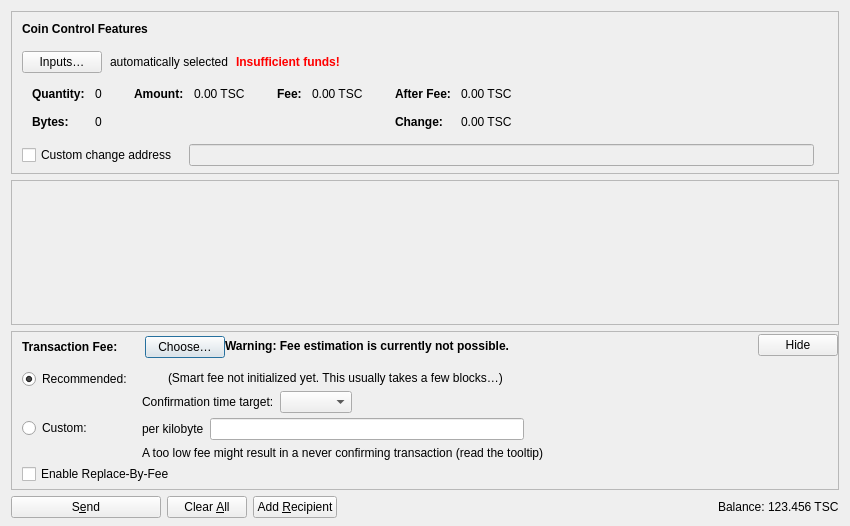
<?xml version="1.0" encoding="UTF-8"?>
<ui version="4.0">
 <class>SendCoinsDialog</class>
 <widget class="QDialog" name="SendCoinsDialog">
  <property name="geometry">
   <rect>
    <x>0</x>
    <y>0</y>
    <width>850</width>
    <height>526</height>
   </rect>
  </property>
  <property name="windowTitle">
   <string>Send Coins</string>
  </property>
  <layout class="QVBoxLayout" name="verticalLayout" stretch="0,1,0,0">
   <property name="bottomMargin">
    <number>8</number>
   </property>
   <item>
    <widget class="QFrame" name="frameCoinControl">
     <property name="sizePolicy">
      <sizepolicy hsizetype="Expanding" vsizetype="Expanding">
       <horstretch>0</horstretch>
       <verstretch>0</verstretch>
      </sizepolicy>
     </property>
     <property name="maximumSize">
      <size>
       <width>16777215</width>
       <height>16777215</height>
      </size>
     </property>
     <property name="frameShape">
      <enum>QFrame::StyledPanel</enum>
     </property>
     <property name="frameShadow">
      <enum>QFrame::Sunken</enum>
     </property>
     <layout class="QVBoxLayout" name="verticalLayoutCoinControl2">
      <property name="spacing">
       <number>0</number>
      </property>
      <property name="leftMargin">
       <number>0</number>
      </property>
      <property name="topMargin">
       <number>0</number>
      </property>
      <property name="rightMargin">
       <number>0</number>
      </property>
      <property name="bottomMargin">
       <number>6</number>
      </property>
      <item>
       <layout class="QVBoxLayout" name="verticalLayoutCoinControl" stretch="0,0,0,0,1">
        <property name="spacing">
         <number>0</number>
        </property>
        <property name="leftMargin">
         <number>10</number>
        </property>
        <property name="topMargin">
         <number>10</number>
        </property>
        <item>
         <layout class="QHBoxLayout" name="horizontalLayoutCoinControl1">
          <property name="bottomMargin">
           <number>15</number>
          </property>
          <item>
           <widget class="QLabel" name="labelCoinControlFeatures">
            <property name="sizePolicy">
             <sizepolicy hsizetype="Preferred" vsizetype="Maximum">
              <horstretch>0</horstretch>
              <verstretch>0</verstretch>
             </sizepolicy>
            </property>
            <property name="font">
             <font>
              <weight>75</weight>
              <bold>true</bold>
             </font>
            </property>
            <property name="styleSheet">
             <string notr="true">font-weight:bold;</string>
            </property>
            <property name="text">
             <string>Coin Control Features</string>
            </property>
           </widget>
          </item>
         </layout>
        </item>
        <item>
         <layout class="QHBoxLayout" name="horizontalLayoutCoinControl2" stretch="0,0,0,0">
          <property name="spacing">
           <number>8</number>
          </property>
          <property name="bottomMargin">
           <number>10</number>
          </property>
          <item>
           <widget class="QPushButton" name="pushButtonCoinControl">
            <property name="styleSheet">
             <string notr="true"/>
            </property>
            <property name="text">
             <string>Inputs…</string>
            </property>
            <property name="autoDefault">
             <bool>false</bool>
            </property>
           </widget>
          </item>
          <item>
           <widget class="QLabel" name="labelCoinControlAutomaticallySelected">
            <property name="text">
             <string>automatically selected</string>
            </property>
            <property name="margin">
             <number>5</number>
            </property>
           </widget>
          </item>
          <item>
           <widget class="QLabel" name="labelCoinControlInsuffFunds">
            <property name="font">
             <font>
              <weight>75</weight>
              <bold>true</bold>
             </font>
            </property>
            <property name="styleSheet">
             <string notr="true">color:red;font-weight:bold;</string>
            </property>
            <property name="text">
             <string>Insufficient funds!</string>
            </property>
            <property name="margin">
             <number>5</number>
            </property>
           </widget>
          </item>
          <item>
           <spacer name="horizontalSpacerCoinControl">
            <property name="orientation">
             <enum>Qt::Horizontal</enum>
            </property>
            <property name="sizeHint" stdset="0">
             <size>
              <width>40</width>
              <height>1</height>
             </size>
            </property>
           </spacer>
          </item>
         </layout>
        </item>
        <item>
         <widget class="QWidget" name="widgetCoinControl" native="true">
          <property name="sizePolicy">
           <sizepolicy hsizetype="Preferred" vsizetype="Preferred">
            <horstretch>0</horstretch>
            <verstretch>0</verstretch>
           </sizepolicy>
          </property>
          <property name="minimumSize">
           <size>
            <width>0</width>
            <height>0</height>
           </size>
          </property>
          <property name="styleSheet">
           <string notr="true"/>
          </property>
          <layout class="QHBoxLayout" name="horizontalLayoutCoinControl5">
           <property name="leftMargin">
            <number>0</number>
           </property>
           <property name="topMargin">
            <number>0</number>
           </property>
           <property name="rightMargin">
            <number>0</number>
           </property>
           <property name="bottomMargin">
            <number>0</number>
           </property>
           <item>
            <layout class="QHBoxLayout" name="horizontalLayoutCoinControl3" stretch="0,0,0,1">
             <property name="spacing">
              <number>20</number>
             </property>
             <property name="topMargin">
              <number>0</number>
             </property>
             <property name="bottomMargin">
              <number>10</number>
             </property>
             <item>
              <layout class="QFormLayout" name="formLayoutCoinControl1">
               <property name="labelAlignment">
                <set>Qt::AlignLeft|Qt::AlignVCenter</set>
               </property>
               <property name="horizontalSpacing">
                <number>10</number>
               </property>
               <property name="verticalSpacing">
                <number>14</number>
               </property>
               <property name="leftMargin">
                <number>10</number>
               </property>
               <property name="topMargin">
                <number>4</number>
               </property>
               <property name="rightMargin">
                <number>6</number>
               </property>
               <item row="0" column="0">
                <widget class="QLabel" name="labelCoinControlQuantityText">
                 <property name="font">
                  <font>
                   <weight>75</weight>
                   <bold>true</bold>
                  </font>
                 </property>
                 <property name="text">
                  <string>Quantity:</string>
                 </property>
                 <property name="margin">
                  <number>0</number>
                 </property>
                </widget>
               </item>
               <item row="0" column="1">
                <widget class="QLabel" name="labelCoinControlQuantity">
                 <property name="cursor">
                  <cursorShape>IBeamCursor</cursorShape>
                 </property>
                 <property name="contextMenuPolicy">
                  <enum>Qt::ActionsContextMenu</enum>
                 </property>
                 <property name="text">
                  <string notr="true">0</string>
                 </property>
                 <property name="margin">
                  <number>0</number>
                 </property>
                 <property name="textInteractionFlags">
                  <set>Qt::LinksAccessibleByMouse|Qt::TextSelectableByKeyboard|Qt::TextSelectableByMouse</set>
                 </property>
                </widget>
               </item>
               <item row="1" column="0">
                <widget class="QLabel" name="labelCoinControlBytesText">
                 <property name="font">
                  <font>
                   <weight>75</weight>
                   <bold>true</bold>
                  </font>
                 </property>
                 <property name="text">
                  <string>Bytes:</string>
                 </property>
                </widget>
               </item>
               <item row="1" column="1">
                <widget class="QLabel" name="labelCoinControlBytes">
                 <property name="cursor">
                  <cursorShape>IBeamCursor</cursorShape>
                 </property>
                 <property name="contextMenuPolicy">
                  <enum>Qt::ActionsContextMenu</enum>
                 </property>
                 <property name="text">
                  <string notr="true">0</string>
                 </property>
                 <property name="textInteractionFlags">
                  <set>Qt::LinksAccessibleByMouse|Qt::TextSelectableByKeyboard|Qt::TextSelectableByMouse</set>
                 </property>
                </widget>
               </item>
              </layout>
             </item>
             <item>
              <layout class="QFormLayout" name="formLayoutCoinControl2">
               <property name="horizontalSpacing">
                <number>10</number>
               </property>
               <property name="verticalSpacing">
                <number>14</number>
               </property>
               <property name="leftMargin">
                <number>6</number>
               </property>
               <property name="topMargin">
                <number>4</number>
               </property>
               <property name="rightMargin">
                <number>6</number>
               </property>
               <item row="0" column="0">
                <widget class="QLabel" name="labelCoinControlAmountText">
                 <property name="font">
                  <font>
                   <weight>75</weight>
                   <bold>true</bold>
                  </font>
                 </property>
                 <property name="text">
                  <string>Amount:</string>
                 </property>
                 <property name="margin">
                  <number>0</number>
                 </property>
                </widget>
               </item>
               <item row="0" column="1">
                <widget class="QLabel" name="labelCoinControlAmount">
                 <property name="cursor">
                  <cursorShape>IBeamCursor</cursorShape>
                 </property>
                 <property name="contextMenuPolicy">
                  <enum>Qt::ActionsContextMenu</enum>
                 </property>
                 <property name="text">
                  <string notr="true">0.00 TSC</string>
                 </property>
                 <property name="textInteractionFlags">
                  <set>Qt::LinksAccessibleByMouse|Qt::TextSelectableByKeyboard|Qt::TextSelectableByMouse</set>
                 </property>
                </widget>
               </item>
              </layout>
             </item>
             <item>
              <layout class="QFormLayout" name="formLayoutCoinControl3">
               <property name="horizontalSpacing">
                <number>10</number>
               </property>
               <property name="verticalSpacing">
                <number>14</number>
               </property>
               <property name="leftMargin">
                <number>6</number>
               </property>
               <property name="topMargin">
                <number>4</number>
               </property>
               <property name="rightMargin">
                <number>6</number>
               </property>
               <item row="0" column="0">
                <widget class="QLabel" name="labelCoinControlFeeText">
                 <property name="font">
                  <font>
                   <weight>75</weight>
                   <bold>true</bold>
                  </font>
                 </property>
                 <property name="text">
                  <string>Fee:</string>
                 </property>
                 <property name="margin">
                  <number>0</number>
                 </property>
                </widget>
               </item>
               <item row="0" column="1">
                <widget class="QLabel" name="labelCoinControlFee">
                 <property name="cursor">
                  <cursorShape>IBeamCursor</cursorShape>
                 </property>
                 <property name="contextMenuPolicy">
                  <enum>Qt::ActionsContextMenu</enum>
                 </property>
                 <property name="text">
                  <string notr="true">0.00 TSC</string>
                 </property>
                 <property name="textInteractionFlags">
                  <set>Qt::LinksAccessibleByMouse|Qt::TextSelectableByKeyboard|Qt::TextSelectableByMouse</set>
                 </property>
                </widget>
               </item>
              </layout>
             </item>
             <item>
              <layout class="QFormLayout" name="formLayoutCoinControl4">
               <property name="labelAlignment">
                <set>Qt::AlignLeft|Qt::AlignVCenter</set>
               </property>
               <property name="horizontalSpacing">
                <number>10</number>
               </property>
               <property name="verticalSpacing">
                <number>14</number>
               </property>
               <property name="leftMargin">
                <number>6</number>
               </property>
               <property name="topMargin">
                <number>4</number>
               </property>
               <property name="rightMargin">
                <number>6</number>
               </property>
               <item row="0" column="0">
                <widget class="QLabel" name="labelCoinControlAfterFeeText">
                 <property name="font">
                  <font>
                   <weight>75</weight>
                   <bold>true</bold>
                  </font>
                 </property>
                 <property name="text">
                  <string>After Fee:</string>
                 </property>
                 <property name="margin">
                  <number>0</number>
                 </property>
                </widget>
               </item>
               <item row="0" column="1">
                <widget class="QLabel" name="labelCoinControlAfterFee">
                 <property name="cursor">
                  <cursorShape>IBeamCursor</cursorShape>
                 </property>
                 <property name="contextMenuPolicy">
                  <enum>Qt::ActionsContextMenu</enum>
                 </property>
                 <property name="text">
                  <string notr="true">0.00 TSC</string>
                 </property>
                 <property name="textInteractionFlags">
                  <set>Qt::LinksAccessibleByMouse|Qt::TextSelectableByKeyboard|Qt::TextSelectableByMouse</set>
                 </property>
                </widget>
               </item>
               <item row="1" column="0">
                <widget class="QLabel" name="labelCoinControlChangeText">
                 <property name="font">
                  <font>
                   <weight>75</weight>
                   <bold>true</bold>
                  </font>
                 </property>
                 <property name="text">
                  <string>Change:</string>
                 </property>
                </widget>
               </item>
               <item row="1" column="1">
                <widget class="QLabel" name="labelCoinControlChange">
                 <property name="cursor">
                  <cursorShape>IBeamCursor</cursorShape>
                 </property>
                 <property name="contextMenuPolicy">
                  <enum>Qt::ActionsContextMenu</enum>
                 </property>
                 <property name="text">
                  <string notr="true">0.00 TSC</string>
                 </property>
                 <property name="textInteractionFlags">
                  <set>Qt::LinksAccessibleByMouse|Qt::TextSelectableByKeyboard|Qt::TextSelectableByMouse</set>
                 </property>
                </widget>
               </item>
              </layout>
             </item>
            </layout>
           </item>
          </layout>
         </widget>
        </item>
        <item>
         <layout class="QHBoxLayout" name="horizontalLayoutCoinControl4" stretch="0,0,0">
          <property name="spacing">
           <number>12</number>
          </property>
          <property name="sizeConstraint">
           <enum>QLayout::SetDefaultConstraint</enum>
          </property>
          <property name="topMargin">
           <number>5</number>
          </property>
          <property name="rightMargin">
           <number>5</number>
          </property>
          <item>
           <widget class="QCheckBox" name="checkBoxCoinControlChange">
            <property name="toolTip">
             <string>If this is activated, but the change address is empty or invalid, change will be sent to a newly generated address.</string>
            </property>
            <property name="text">
             <string>Custom change address</string>
            </property>
           </widget>
          </item>
          <item>
           <widget class="QValidatedLineEdit" name="lineEditCoinControlChange">
            <property name="enabled">
             <bool>false</bool>
            </property>
            <property name="sizePolicy">
             <sizepolicy hsizetype="Expanding" vsizetype="Fixed">
              <horstretch>0</horstretch>
              <verstretch>0</verstretch>
             </sizepolicy>
            </property>
           </widget>
          </item>
          <item>
           <widget class="QLabel" name="labelCoinControlChangeLabel">
            <property name="sizePolicy">
             <sizepolicy hsizetype="Preferred" vsizetype="Expanding">
              <horstretch>0</horstretch>
              <verstretch>0</verstretch>
             </sizepolicy>
            </property>
            <property name="minimumSize">
             <size>
              <width>0</width>
              <height>0</height>
             </size>
            </property>
            <property name="text">
             <string/>
            </property>
            <property name="margin">
             <number>3</number>
            </property>
           </widget>
          </item>
         </layout>
        </item>
        <item>
         <spacer name="verticalSpacerCoinControl">
          <property name="orientation">
           <enum>Qt::Vertical</enum>
          </property>
          <property name="sizeHint" stdset="0">
           <size>
            <width>800</width>
            <height>1</height>
           </size>
          </property>
         </spacer>
        </item>
       </layout>
      </item>
     </layout>
    </widget>
   </item>
   <item>
    <widget class="QScrollArea" name="scrollArea">
     <property name="widgetResizable">
      <bool>true</bool>
     </property>
     <widget class="QWidget" name="scrollAreaWidgetContents">
      <property name="geometry">
       <rect>
        <x>0</x>
        <y>0</y>
        <width>830</width>
        <height>104</height>
       </rect>
      </property>
      <layout class="QVBoxLayout" name="verticalLayout_2" stretch="0,1">
       <property name="leftMargin">
        <number>0</number>
       </property>
       <property name="topMargin">
        <number>0</number>
       </property>
       <property name="rightMargin">
        <number>0</number>
       </property>
       <property name="bottomMargin">
        <number>0</number>
       </property>
       <item>
        <layout class="QVBoxLayout" name="entries">
         <property name="spacing">
          <number>6</number>
         </property>
        </layout>
       </item>
       <item>
        <spacer name="verticalSpacer">
         <property name="orientation">
          <enum>Qt::Vertical</enum>
         </property>
         <property name="sizeHint" stdset="0">
          <size>
           <width>20</width>
           <height>40</height>
          </size>
         </property>
        </spacer>
       </item>
      </layout>
     </widget>
    </widget>
   </item>
   <item>
    <widget class="QFrame" name="frameFee">
     <property name="sizePolicy">
      <sizepolicy hsizetype="Expanding" vsizetype="Expanding">
       <horstretch>0</horstretch>
       <verstretch>0</verstretch>
      </sizepolicy>
     </property>
     <property name="maximumSize">
      <size>
       <width>16777215</width>
       <height>16777215</height>
      </size>
     </property>
     <property name="frameShape">
      <enum>QFrame::StyledPanel</enum>
     </property>
     <property name="frameShadow">
      <enum>QFrame::Sunken</enum>
     </property>
     <layout class="QVBoxLayout" name="verticalLayoutFee1">
      <property name="spacing">
       <number>0</number>
      </property>
      <property name="leftMargin">
       <number>0</number>
      </property>
      <property name="topMargin">
       <number>0</number>
      </property>
      <property name="rightMargin">
       <number>0</number>
      </property>
      <property name="bottomMargin">
       <number>0</number>
      </property>
      <item>
       <layout class="QVBoxLayout" name="verticalLayoutFee2" stretch="0,0,0">
        <property name="spacing">
         <number>0</number>
        </property>
        <property name="leftMargin">
         <number>10</number>
        </property>
        <property name="topMargin">
         <number>0</number>
        </property>
        <item>
         <layout class="QHBoxLayout" name="horizontalLayoutFee1">
          <property name="bottomMargin">
           <number>0</number>
          </property>
          <item>
           <layout class="QVBoxLayout" name="verticalLayoutFee7">
            <property name="spacing">
             <number>0</number>
            </property>
            <item>
             <spacer name="verticalSpacerSmartFee">
              <property name="orientation">
               <enum>Qt::Vertical</enum>
              </property>
              <property name="sizeType">
               <enum>QSizePolicy::Fixed</enum>
              </property>
              <property name="sizeHint" stdset="0">
               <size>
                <width>1</width>
                <height>4</height>
               </size>
              </property>
             </spacer>
            </item>
            <item>
             <layout class="QHBoxLayout" name="horizontalLayoutSmartFee">
              <property name="spacing">
               <number>10</number>
              </property>
              <item>
               <widget class="QLabel" name="labelFeeHeadline">
                <property name="sizePolicy">
                 <sizepolicy hsizetype="Preferred" vsizetype="Maximum">
                  <horstretch>0</horstretch>
                  <verstretch>0</verstretch>
                 </sizepolicy>
                </property>
                <property name="font">
                 <font>
                  <weight>75</weight>
                  <bold>true</bold>
                 </font>
                </property>
                <property name="styleSheet">
                 <string notr="true">font-weight:bold;</string>
                </property>
                <property name="text">
                 <string>Transaction Fee:</string>
                </property>
               </widget>
              </item>
              <item>
               <widget class="QLabel" name="labelFeeMinimized">
                <property name="text">
                 <string/>
                </property>
               </widget>
              </item>
              <item>
               <widget class="QPushButton" name="buttonChooseFee">
                <property name="text">
                 <string>Choose…</string>
                </property>
               </widget>
              </item>
             </layout>
            </item>
            <item>
             <spacer name="verticalSpacer_5">
              <property name="orientation">
               <enum>Qt::Vertical</enum>
              </property>
              <property name="sizeHint" stdset="0">
               <size>
                <width>1</width>
                <height>1</height>
               </size>
              </property>
             </spacer>
            </item>
           </layout>
          </item>
          <item>
           <widget class="QLabel" name="fallbackFeeWarningLabel">
            <property name="toolTip">
             <string>Using the fallbackfee can result in sending a transaction that will take several hours or days (or never) to confirm. Consider choosing your fee manually or wait until you have validated the complete chain.</string>
            </property>
            <property name="font">
            <font>
                <weight>75</weight>
                <bold>true</bold>
            </font>
            </property>
            <property name="text">
             <string>Warning: Fee estimation is currently not possible.</string>
            </property>
            <property name="wordWrap">
             <bool>false</bool>
            </property>
           </widget>
          </item>
          <item>
           <spacer name="horizontalSpacer_4">
            <property name="orientation">
             <enum>Qt::Horizontal</enum>
            </property>
            <property name="sizeType">
             <enum>QSizePolicy::MinimumExpanding</enum>
            </property>
            <property name="sizeHint" stdset="0">
             <size>
              <width>40</width>
              <height>20</height>
             </size>
            </property>
           </spacer>
          </item>
          <item>
           <widget class="QPushButton" name="buttonMinimizeFee">
            <property name="toolTip">
             <string>Hide transaction fee settings</string>
            </property>
            <property name="text">
             <string>Hide</string>
            </property>
           </widget>
          </item>
         </layout>
        </item>
        <item>
         <widget class="QFrame" name="frameFeeSelection">
          <layout class="QVBoxLayout" name="verticalLayoutFee12">
           <property name="spacing">
            <number>0</number>
           </property>
           <property name="leftMargin">
            <number>0</number>
           </property>
           <property name="topMargin">
            <number>0</number>
           </property>
           <property name="rightMargin">
            <number>0</number>
           </property>
           <property name="bottomMargin">
            <number>0</number>
           </property>
           <item>
            <layout class="QGridLayout" name="gridLayoutFee">
             <property name="topMargin">
              <number>10</number>
             </property>
             <property name="bottomMargin">
              <number>4</number>
             </property>
             <property name="horizontalSpacing">
              <number>10</number>
             </property>
             <property name="verticalSpacing">
              <number>4</number>
             </property>
             <item row="1" column="1">
              <layout class="QVBoxLayout" name="verticalLayoutFee8">
               <property name="spacing">
                <number>6</number>
               </property>
               <item>
                <layout class="QHBoxLayout" name="horizontalLayoutFee13">
                 <item>
                  <widget class="QLabel" name="labelCustomPerKilobyte">
                   <property name="toolTip">
                    <string>Specify a custom fee per kB (1,000 bytes) of the transaction's virtual size.

Note:  Since the fee is calculated on a per-byte basis, a fee rate of "100 satoshis per kvB" for a transaction size of 500 virtual bytes (half of 1 kvB) would ultimately yield a fee of only 50 satoshis.</string>
                   </property>
                   <property name="text">
                    <string>per kilobyte</string>
                   </property>
                  </widget>
                 </item>
                 <item>
                  <widget class="BitcoinAmountField" name="customFee"/>
                 </item>
                 <item>
                  <spacer name="horizontalSpacer_6">
                   <property name="orientation">
                    <enum>Qt::Horizontal</enum>
                   </property>
                   <property name="sizeHint" stdset="0">
                    <size>
                     <width>1</width>
                     <height>1</height>
                    </size>
                   </property>
                  </spacer>
                 </item>
                </layout>
               </item>
               <item>
                <layout class="QHBoxLayout" name="horizontalLayoutFee8">
                 <item>
                  <widget class="QLabel" name="labelCustomFeeWarning">
                   <property name="enabled">
                    <bool>true</bool>
                   </property>
                   <property name="toolTip">
                    <string>When there is less transaction volume than space in the blocks, miners as well as relaying nodes may enforce a minimum fee. Paying only this minimum fee is just fine, but be aware that this can result in a never confirming transaction once there is more demand for bitcoin transactions than the network can process.</string>
                   </property>
                   <property name="text">
                    <string>A too low fee might result in a never confirming transaction (read the tooltip)</string>
                   </property>
                  </widget>
                 </item>
                 <item>
                  <spacer name="horizontalSpacer_2">
                   <property name="orientation">
                    <enum>Qt::Horizontal</enum>
                   </property>
                   <property name="sizeHint" stdset="0">
                    <size>
                     <width>1</width>
                     <height>1</height>
                    </size>
                   </property>
                  </spacer>
                 </item>
                </layout>
               </item>
              </layout>
             </item>
             <item row="0" column="0">
              <layout class="QVBoxLayout" name="verticalLayoutFee4" stretch="0,1">
               <item>
                <widget class="QRadioButton" name="radioSmartFee">
                 <property name="text">
                  <string>Recommended:</string>
                 </property>
                 <property name="checked">
                  <bool>true</bool>
                 </property>
                 <attribute name="buttonGroup">
                  <string notr="true">groupFee</string>
                 </attribute>
                </widget>
               </item>
               <item>
                <spacer name="verticalSpacer_2">
                 <property name="orientation">
                  <enum>Qt::Vertical</enum>
                 </property>
                 <property name="sizeHint" stdset="0">
                  <size>
                   <width>1</width>
                   <height>1</height>
                  </size>
                 </property>
                </spacer>
               </item>
              </layout>
             </item>
             <item row="1" column="0">
              <layout class="QVBoxLayout" name="verticalLayoutFee9" stretch="0,1">
               <item>
                <widget class="QRadioButton" name="radioCustomFee">
                 <property name="text">
                  <string>Custom:</string>
                 </property>
                 <attribute name="buttonGroup">
                  <string notr="true">groupFee</string>
                 </attribute>
                </widget>
               </item>
               <item>
                <spacer name="verticalSpacer_6">
                 <property name="orientation">
                  <enum>Qt::Vertical</enum>
                 </property>
                 <property name="sizeHint" stdset="0">
                  <size>
                   <width>1</width>
                   <height>1</height>
                  </size>
                 </property>
                </spacer>
               </item>
              </layout>
             </item>
             <item row="0" column="1">
              <layout class="QVBoxLayout" name="verticalLayoutFee3" stretch="0,0,1">
               <property name="spacing">
                <number>6</number>
               </property>
               <property name="topMargin">
                <number>2</number>
               </property>
               <item>
                <layout class="QHBoxLayout" name="horizontalLayoutFee12">
                 <item>
                  <widget class="QLabel" name="labelSmartFee">
                   <property name="text">
                    <string/>
                   </property>
                  </widget>
                 </item>
                 <item>
                  <widget class="QLabel" name="labelFeeEstimation">
                   <property name="text">
                    <string/>
                   </property>
                  </widget>
                 </item>
                 <item>
                  <widget class="QLabel" name="labelSmartFee2">
                   <property name="text">
                    <string>(Smart fee not initialized yet. This usually takes a few blocks…)</string>
                   </property>
                  </widget>
                 </item>
                 <item>
                  <spacer name="horizontalSpacer_5">
                   <property name="orientation">
                    <enum>Qt::Horizontal</enum>
                   </property>
                   <property name="sizeHint" stdset="0">
                    <size>
                     <width>1</width>
                     <height>1</height>
                    </size>
                   </property>
                  </spacer>
                 </item>
                </layout>
               </item>
               <item>
                <layout class="QHBoxLayout" name="horizontalLayoutFee9">
                 <item>
                  <layout class="QVBoxLayout" name="verticalLayoutFee6">
                   <item>
                    <widget class="QLabel" name="labelSmartFee3">
                     <property name="text">
                      <string>Confirmation time target:</string>
                     </property>
                    </widget>
                   </item>
                  </layout>
                 </item>
                 <item>
                  <layout class="QVBoxLayout" name="verticalLayoutFee5">
                   <property name="rightMargin">
                    <number>30</number>
                   </property>
                   <item>
                    <layout class="QHBoxLayout" name="horizontalLayoutConfTarget">
                     <property name="bottomMargin">
                      <number>0</number>
                     </property>
                     <item>
                      <widget class="QComboBox" name="confTargetSelector"/>
                     </item>
                     <item>
                      <spacer name="horizontalSpacerConfTarget">
                       <property name="orientation">
                        <enum>Qt::Horizontal</enum>
                       </property>
                       <property name="sizeHint" stdset="0">
                        <size>
                         <width>40</width>
                         <height>20</height>
                        </size>
                       </property>
                      </spacer>
                     </item>
                    </layout>
                   </item>
                  </layout>
                 </item>
                </layout>
               </item>
               <item>
                <spacer name="verticalSpacer_4">
                 <property name="orientation">
                  <enum>Qt::Vertical</enum>
                 </property>
                 <property name="sizeHint" stdset="0">
                  <size>
                   <width>1</width>
                   <height>1</height>
                  </size>
                 </property>
                </spacer>
               </item>
              </layout>
             </item>
            </layout>
           </item>
           <item>
            <widget class="QCheckBox" name="optInRBF">
             <property name="text">
              <string>Enable Replace-By-Fee</string>
             </property>
             <property name="toolTip">
              <string>With Replace-By-Fee (BIP-125) you can increase a transaction's fee after it is sent. Without this, a higher fee may be recommended to compensate for increased transaction delay risk.</string>
             </property>
            </widget>
           </item>
          </layout>
         </widget>
        </item>
        <item>
         <spacer name="verticalSpacerFee">
          <property name="orientation">
           <enum>Qt::Vertical</enum>
          </property>
          <property name="sizeHint" stdset="0">
           <size>
            <width>40</width>
            <height>5</height>
           </size>
          </property>
         </spacer>
        </item>
       </layout>
      </item>
     </layout>
    </widget>
   </item>
   <item>
    <layout class="QHBoxLayout" name="horizontalLayout">
     <item>
      <widget class="QPushButton" name="sendButton">
       <property name="minimumSize">
        <size>
         <width>150</width>
         <height>0</height>
        </size>
       </property>
       <property name="toolTip">
        <string>Confirm the send action</string>
       </property>
       <property name="text">
        <string>S&amp;end</string>
       </property>
       <property name="icon">
        <iconset resource="../bitcoin.qrc">
         <normaloff>:/icons/send</normaloff>:/icons/send</iconset>
       </property>
       <property name="autoDefault">
        <bool>false</bool>
       </property>
       <property name="default">
        <bool>false</bool>
       </property>
      </widget>
     </item>
     <item>
      <widget class="QPushButton" name="clearButton">
       <property name="sizePolicy">
        <sizepolicy hsizetype="Minimum" vsizetype="Fixed">
         <horstretch>0</horstretch>
         <verstretch>0</verstretch>
        </sizepolicy>
       </property>
       <property name="toolTip">
        <string>Clear all fields of the form.</string>
       </property>
       <property name="text">
        <string>Clear &amp;All</string>
       </property>
       <property name="icon">
        <iconset resource="../bitcoin.qrc">
         <normaloff>:/icons/remove</normaloff>:/icons/remove</iconset>
       </property>
       <property name="autoDefault">
        <bool>false</bool>
       </property>
      </widget>
     </item>
     <item>
      <widget class="QPushButton" name="addButton">
       <property name="toolTip">
        <string>Send to multiple recipients at once</string>
       </property>
       <property name="text">
        <string>Add &amp;Recipient</string>
       </property>
       <property name="icon">
        <iconset resource="../bitcoin.qrc">
         <normaloff>:/icons/add</normaloff>:/icons/add</iconset>
       </property>
       <property name="autoDefault">
        <bool>false</bool>
       </property>
      </widget>
     </item>
     <item>
      <spacer name="horizontalSpacer">
       <property name="orientation">
        <enum>Qt::Horizontal</enum>
       </property>
       <property name="sizeHint" stdset="0">
        <size>
         <width>40</width>
         <height>20</height>
        </size>
       </property>
      </spacer>
     </item>
     <item>
      <layout class="QHBoxLayout" name="horizontalLayout_2">
       <property name="spacing">
        <number>3</number>
       </property>
       <item>
        <widget class="QLabel" name="labelBalanceName">
         <property name="sizePolicy">
          <sizepolicy hsizetype="Preferred" vsizetype="Fixed">
           <horstretch>0</horstretch>
           <verstretch>0</verstretch>
          </sizepolicy>
         </property>
         <property name="text">
          <string>Balance:</string>
         </property>
        </widget>
       </item>
       <item>
        <widget class="QLabel" name="labelBalance">
         <property name="sizePolicy">
          <sizepolicy hsizetype="Preferred" vsizetype="Fixed">
           <horstretch>0</horstretch>
           <verstretch>0</verstretch>
          </sizepolicy>
         </property>
         <property name="cursor">
          <cursorShape>IBeamCursor</cursorShape>
         </property>
         <property name="text">
          <string notr="true">123.456 TSC</string>
         </property>
         <property name="textInteractionFlags">
          <set>Qt::LinksAccessibleByMouse|Qt::TextSelectableByKeyboard|Qt::TextSelectableByMouse</set>
         </property>
        </widget>
       </item>
      </layout>
     </item>
    </layout>
   </item>
  </layout>
 </widget>
 <customwidgets>
  <customwidget>
   <class>QValidatedLineEdit</class>
   <extends>QLineEdit</extends>
   <header>qt/qvalidatedlineedit.h</header>
  </customwidget>
  <customwidget>
   <class>BitcoinAmountField</class>
   <extends>QLineEdit</extends>
   <header>qt/bitcoinamountfield.h</header>
   <container>1</container>
  </customwidget>
 </customwidgets>
 <resources>
  <include location="../bitcoin.qrc"/>
 </resources>
 <connections/>
 <buttongroups>
  <buttongroup name="groupFee"/>
 </buttongroups>
</ui>
